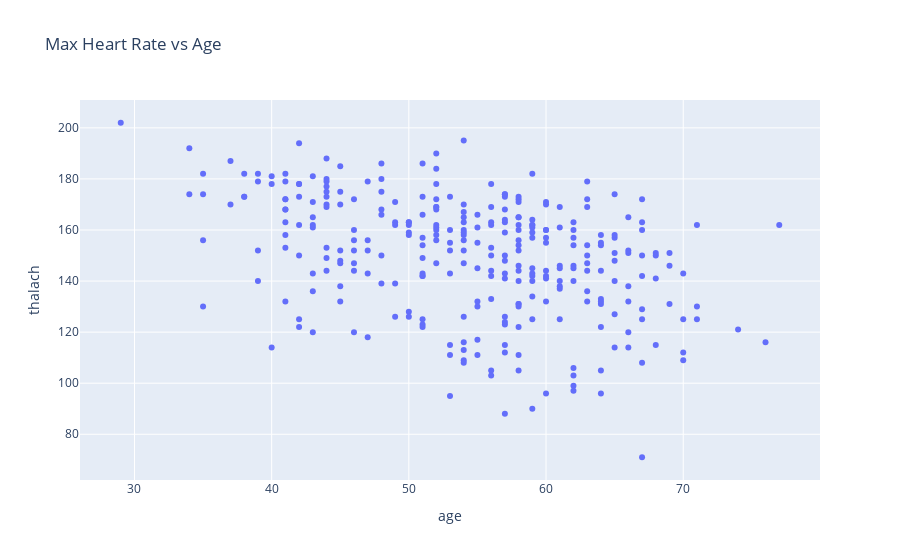

Notebook source saved alongside this figure:
### Code cell
fig8 = px.scatter(df, x='age', y='thalach', title='Max Heart Rate vs Age')
fig8.show()

### Figure 1 — Plotly figure (JSON) as saved in the notebook; plotly's stock layout.template omitted (floating-point values rounded to 4 significant figures; data arrays with more than 128 entries replaced by an {"elided": "..."} marker saying what was removed)
{"data": [{"hovertemplate": "age=%{x}<br>thalach=%{y}<extra></extra>", "legendgroup": "", "marker": {"color": "#636efa", "symbol": "circle"}, "mode": "markers", "name": "", "orientation": "v", "showlegend": false, "type": "scatter", "x": {"elided": "303 int values"}, "xaxis": "x", "y": {"elided": "303 int values"}, "yaxis": "y"}], "layout": {"legend": {"tracegroupgap": 0}, "title": {"text": "Max Heart Rate vs Age"}, "xaxis": {"anchor": "y", "domain": [0, 1], "title": {"text": "age"}}, "yaxis": {"anchor": "x", "domain": [0, 1], "title": {"text": "thalach"}}}}
